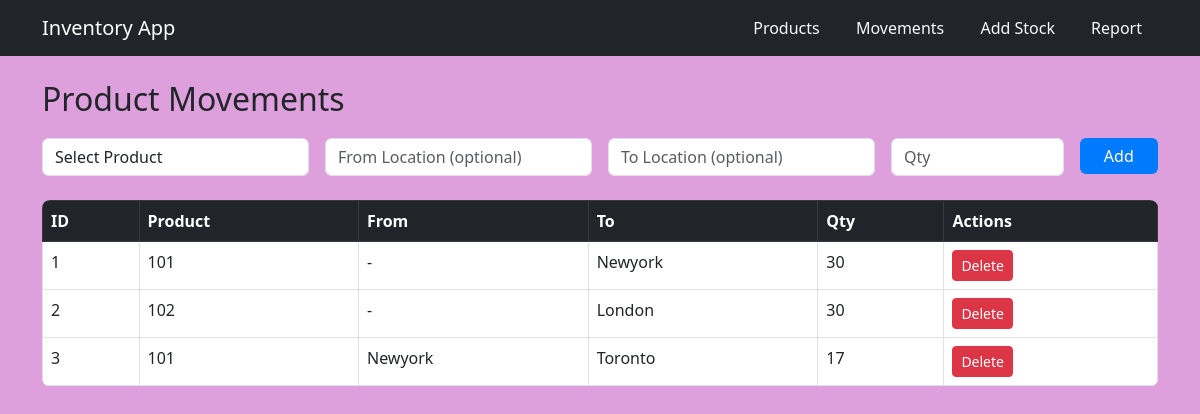
/movements, run on the app's committed database.
### models.py (models this page shows)
class ProductMovement(db.Model):
    movement_id = db.Column(db.Integer, primary_key=True, autoincrement=True)
    timestamp = db.Column(db.DateTime, default=datetime.utcnow)
    from_location = db.Column(db.String, db.ForeignKey('location.location_id'))
    to_location = db.Column(db.String, db.ForeignKey('location.location_id'))
    product_id = db.Column(db.String, db.ForeignKey('product.product_id'))
    qty = db.Column(db.Integer, nullable=False)

### app.py (the view, shortened to what this page needs)
@app.route("/movements", methods=["GET", "POST"])
def movements():
    products = Product.query.all()
    movements = ProductMovement.query.all()
    return render_template("movements.html", movements=movements, products=products)

### templates/movements.html (shortened to what this page needs)
{% extends "base.html" %}
{% block content %}
<h2>Product Movements</h2>
<form method="POST" class="row g-3 mb-4">
  <div class="col-md-3">
    <select name="product_id" class="form-control" required>
      <option value="">Select Product</option>
    </select>
  </div>
  <div class="col-md-3">
    <input type="text" name="from_location" class="form-control" placeholder="From Location (optional)">
  </div>
  <div class="col-md-3">
    <input type="text" name="to_location" class="form-control" placeholder="To Location (optional)">
  </div>
  <div class="col-md-2"><input type="number" name="qty" class="form-control" placeholder="Qty" required></div>
  <div class="col-md-1"><button name="add" value="1" class="btn btn-primary w-100">Add</button></div>
</form>
<table class="table table-bordered">
  <thead class="table-dark"><tr><th>ID</th><th>Product</th><th>From</th><th>To</th><th>Qty</th><th>Actions</th></tr></thead>
  <tbody>
    {% for m in movements %}
    <tr>
      <td>{{ m.movement_id }}</td>
      <td>{{ m.product_id }}</td>
      <td>{{ m.from_location or '-' }}</td>
      <td>{{ m.to_location or '-' }}</td>
      <td>{{ m.qty }}</td>
      <td>
        <a href="{{ url_for('delete_movement', mid=m.movement_id) }}" class="btn btn-sm btn-danger">Delete</a>
      </td>
    </tr>
    {% endfor %}
  </tbody>
</table>
{% endblock %}

### templates/base.html (shortened to what this page needs)
<!doctype html>
<html lang="en">
<head>
  <link href="https://cdn.jsdelivr.net/npm/bootstrap@5.3.0/dist/css/bootstrap.min.css" rel="stylesheet">
  <link href="{{ url_for('static', filename='style.css') }}" rel="stylesheet">
</head>
<body>
  <nav class="navbar navbar-expand-lg navbar-dark bg-dark mb-4">
    <div class="container">
      <a class="navbar-brand" href="/">Inventory App</a>
      <div>
        <a class="nav-link d-inline text-light mx-3" href="/products">Products</a>
        <a class="nav-link d-inline text-light mx-3" href="/movements">Movements</a>
        <a class="nav-link d-inline text-light mx-3" href="/add_stock">Add Stock</a>
        <a class="nav-link d-inline text-light mx-3" href="/report">Report</a>
      </div>
    </div>
  </nav>
  <div class="container">
    {% block content %}{% endblock %}
  </div>
</body>
</html>

### static/style.css (style rules this page uses)
body { background-color: plum; }
h2 { margin-bottom: 20px; }
.table { background: white; border-radius: 8px; overflow: hidden; }
.btn-primary { background-color: #007bff; border: none; }

### data on the page
ProductMovement: movement_id "1", product_id "101", from_location "-", to_location "Newyork", qty "30"
ProductMovement: movement_id "2", product_id "102", from_location "-", to_location "London", qty "30"
ProductMovement: movement_id "3", product_id "101", from_location "Newyork", to_location "Toronto", qty "17"
